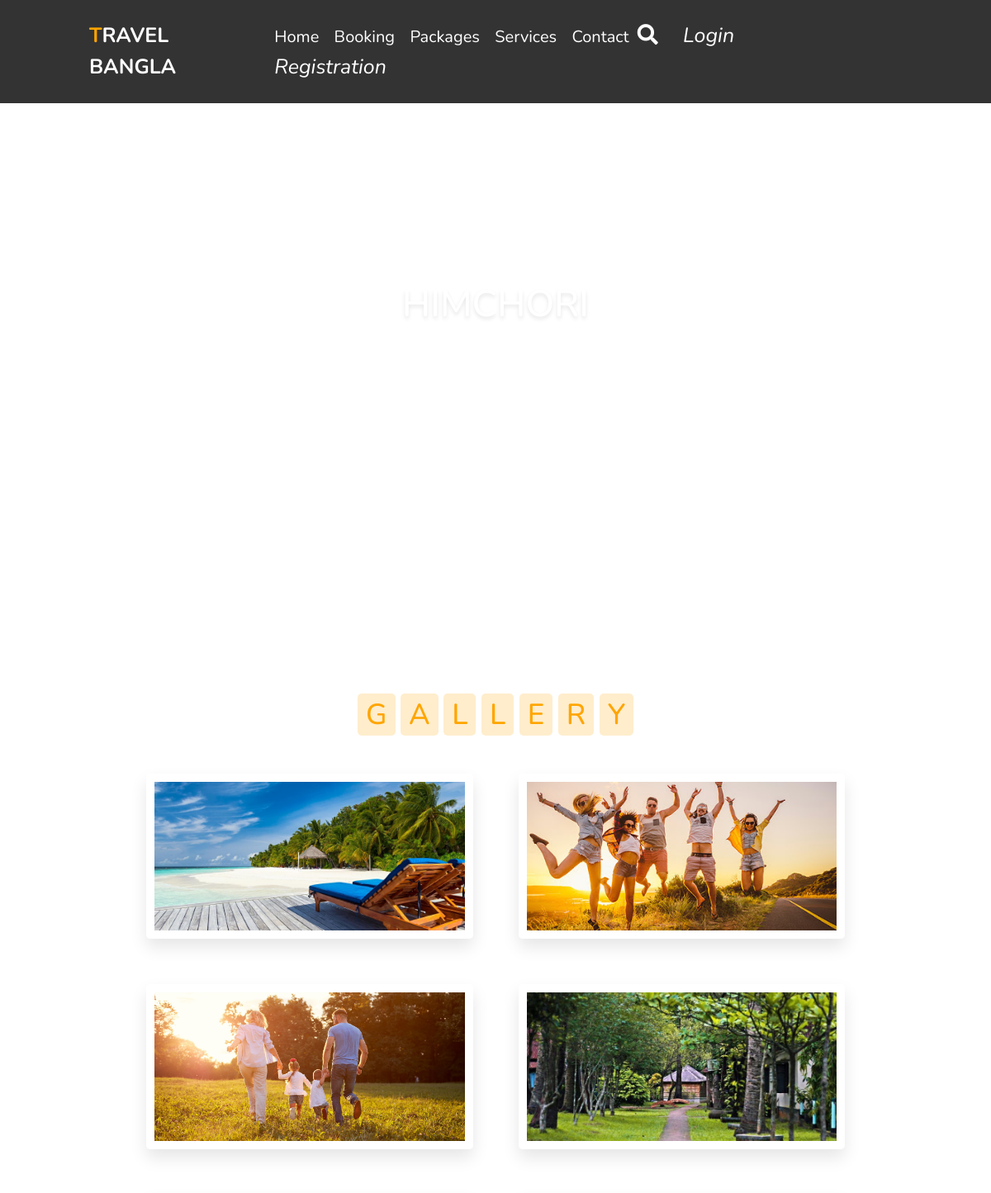
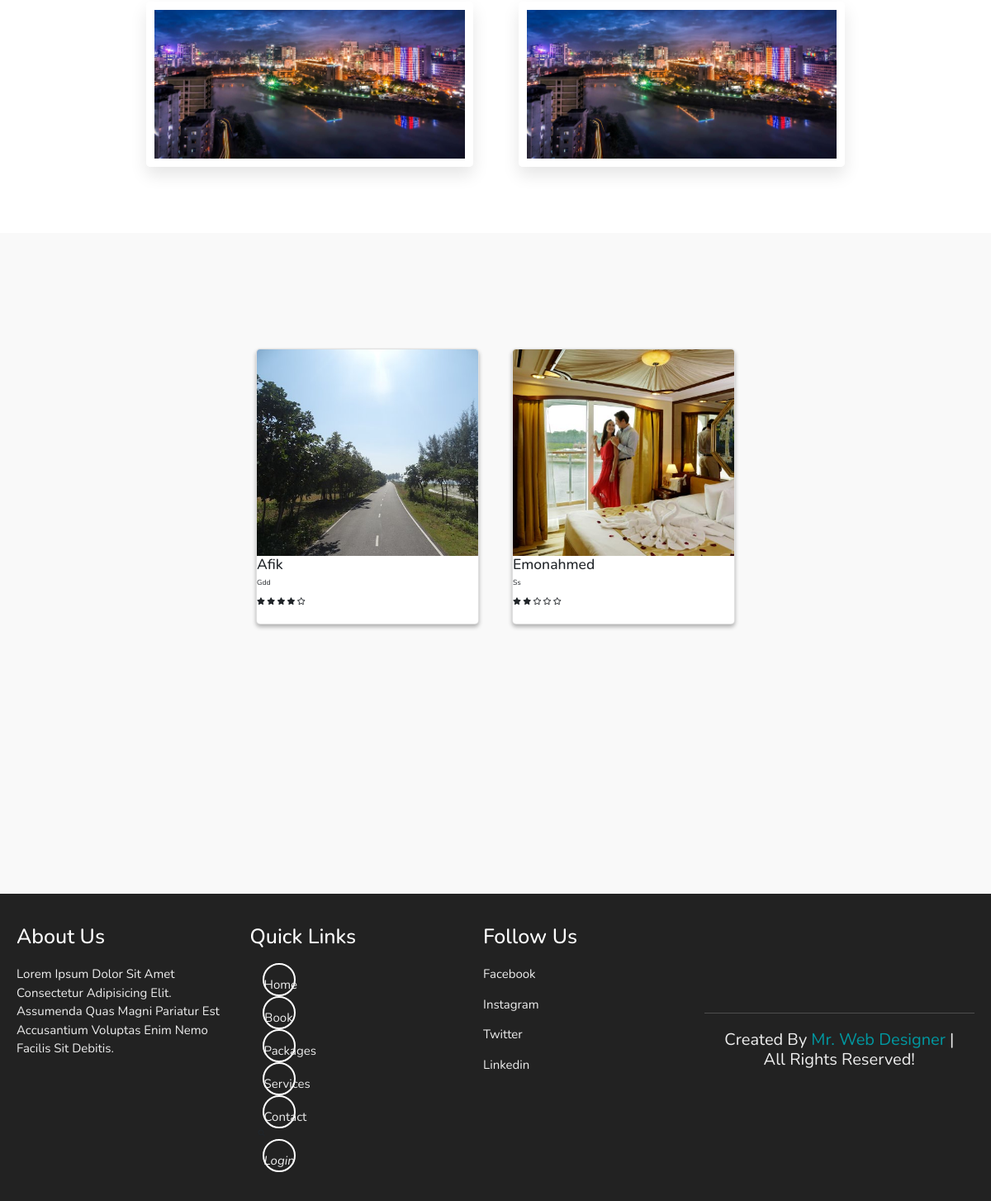
Page /place_details/2/ on the committed database (2 pictures, top to bottom).
### home/models.py (models this page shows, shortened)
class District_details_video(models.Model):
    name = models.ForeignKey(District_specific_place, on_delete=models.CASCADE)
    video = models.FileField(upload_to = "video")
    description_video = models.TextField(max_length=200)

class District_details_gallary(models.Model):
    name = models.ForeignKey(District_specific_place, on_delete=models.CASCADE)
    image1 = models.ImageField(upload_to = "gallery", null=True, blank=True)
    image2 = models.ImageField(upload_to = "gallery", null=True, blank=True)
    image3 = models.ImageField(upload_to = "gallery", null=True, blank=True)
    image4 = models.ImageField(upload_to = "gallery", null=True, blank=True)
    image5 = models.ImageField(upload_to = "gallery", null=True, blank=True)
    image6 = models.ImageField(upload_to = "gallery", null=True, blank=True)
    description = models.TextField(max_length=200)

class Review(models.Model):
    district_place = models.ForeignKey(District_specific_place, on_delete=models.CASCADE)
    name = models.ForeignKey(User, on_delete=models.CASCADE)
    user_profile = models.ForeignKey(UserInfo, on_delete=models.CASCADE)
    description = models.TextField(max_length=500 , null=True)
    rating_place = models.IntegerField(null=True)

class UserInfo(models.Model):
    user = models.OneToOneField(User, on_delete=models.CASCADE)
    profile_pic = models.ImageField(default='default.jpg',upload_to='profile_pics', blank=True)
    full_name = models.CharField(max_length=100, blank=True)
    Email = models.EmailField(max_length=100, blank=True)
    dob = models.DateField(blank=True, null=True)
    address = models.CharField(max_length=250,blank=True, null=True)
    country =  models.CharField(max_length=250,blank=True, null=True)
    city =  models.CharField(max_length=100,blank=True)
    Phone_Number = models.IntegerField(blank=True)

### home/views.py (the view, shortened to what this page needs)
# urls.py: path('place_details/<pk>/',views.place_details,name='place_details'),
def place_details(request,pk):
    videos = District_details_video.objects.get(name=pk)
    gallary_photo = District_details_gallary.objects.filter(name = pk)
    rating = Review.objects.filter(district_place=pk)
    user_submitted = False
    exists_data = None
    if request.user.is_authenticated:
        if rating.filter(name = request.user).exists():
            user_submitted = True
            exists_data = rating.filter(name=request.user).first()
    context = {
        'videos':videos,
        'gallary_photo':gallary_photo,
        'rating':rating,
        'user_submitted':user_submitted,
        'exists_data':exists_data
    }
    return render(request,'district_place_details.html',context)

### home/models.py (called while the page is built)
    def __str__(self):
        return str(self.District_place_name)

### home/templates/district_place_details.html (shortened to what this page needs)
{% extends "base.html" %}
{% load static %}
{% load mathfilters %}
{% block content %}
<link rel="stylesheet" type="text/css" href="{% static 'css/packages.css' %}">
<section class="home" id="home">
    <div class="content">
        <h3>{{videos.name}}</h3>
        <p>{{videos.description_video}}</p>
    </div>
    <div class="video-container">
        <video src="{{videos.video.url}}" id="video-slider" loop autoplay muted></video>
    </div>
</section>
<section class="gallery" id="gallery">
    <h1 class="heading">
        <span>g</span>
        <span>a</span>
        <span>l</span>
        <span>l</span>
        <span>e</span>
        <span>r</span>
        <span>y</span>
    </h1>
    <div class="box-container">
        {% for photo in gallary_photo %}
        <div class="box">
            <img src="{{photo.image1.url}}" alt="">
            <div class="content">
            </div>
        </div>
        <div class="box">
            <img src="{{photo.image2.url}}" alt="">
            <div class="content">
            </div>
        </div>
        <div class="box">
            <img src="{{photo.image3.url}}" alt="">
            <div class="content">
            </div>
        </div>
        <div class="box">
            <img src="{{photo.image4.url}}" alt="">
            <div class="content">
            </div>
        </div>
        <div class="box">
            <img src="{{photo.image5.url}}" alt="">
            <div class="content">
            </div>
        </div>
        <div class="box">
            <img src="{{photo.image6.url}}" alt="">
            <div class="content">
            </div>
        </div>
        {% endfor %}
    </div>
</section>
<section class="contact" id="contact" >
</section>
<section class="feature" id="feature" style="padding: 10%;">
<div class="card-container">
    {% for review in rating %}
    <div class="card">
        <img src="{{ review.user_profile.profile_pic.url }}" alt="">
        <h3>{{review.name}}</h3>
        <p>{{review.description}}</p>
        <div class="stars">
            {% with ''|center:review.rating_place as emon %}
                {% for _ in emon %}
                    <i class="fas fa-star"></i>
                {% endfor %}
            {% endwith %}
            {% with rest=5|sub:review.rating_place %}
                {% with ''|center:rest as range %}
                    {% for _ in range %}
                        <i class="far fa-star"></i>
                    {% endfor %}
                {% endwith %}
            {% endwith %}
        </div>
        <div class="content">
        </div>
    </div>
    {% endfor %}
</div>
</section>
{% endblock content %}

### home/templates/base.html (shortened to what this page needs)
{% load static %}
<!DOCTYPE html>
<html lang="en">
<head>
    <link rel="stylesheet" href="https://stackpath.bootstrapcdn.com/bootstrap/4.3.1/css/bootstrap.min.css">
    <link href="https://cdnjs.cloudflare.com/ajax/libs/font-awesome/5.10.2/css/all.css" rel="stylesheet">
    <link rel="stylesheet" href="https://unpkg.com/swiper/swiper-bundle.min.css" />
    <link rel="stylesheet" href="https://cdnjs.cloudflare.com/ajax/libs/font-awesome/5.15.3/css/all.min.css">
    <link rel="stylesheet" href="https://cdnjs.cloudflare.com/ajax/libs/font-awesome/5.15.3/css/all.min.css">
    <link rel="stylesheet" type="text/css" href="{% static 'css/style.css' %}">
</head>
<body>
<header>
    <a href="{% url 'home' %}" class="logo"><span>T</span>ravel Bangla</a>
    <nav class="navbar">
        {% if user.is_authenticated %}
        <a href="{% url 'home' %}">home</a>
        <a href="{% url 'packages'  %}">packages</a>
        <a href="#services">services</a>
        <a href="{% url 'booking'  %}">booking</a>
        <a href="{% url 'contact'  %}">contact</a>
        <a class="fa fa-user" href="{% url 'profile' %}"> Dashboard</a>
    </nav>
    <div class="icons">
        <i class="fas fa-search" id="search-btn"></i>
        <a href="{% url 'logout' %}"><i> Logout</i></a>
    </div>
    {% else %}
    <div class="icons">
        <a href="{% url 'home' %}">home</a>
        <a href="{% url 'booking'  %}">booking</a>
        <a href="{% url 'packages'%}">packages</a>
         <a href="#services">services</a>
        <a href="{% url 'contact'  %}">contact</a>
        <i class="fas fa-search" id="search-btn"></i>
        <a href="{% url 'login' %}"><i> Login </i></a>
    </div>
    <div class="icons">
        <a href="{% url 'register' %}"><i> Registration</i></a>
    </div>
    {% endif %}
    <form action="" class="search-bar-container">
        <input type="search" id="search-bar" placeholder="search here...">
    </form>
</header>
       {% block content %}
		{% endblock %}
<section class="footer">
    <div class="box-container">
        <div class="box">
            <h3>about us</h3>
            <p>Lorem ipsum dolor sit amet consectetur adipisicing elit. Assumenda quas magni pariatur est accusantium voluptas enim nemo facilis sit debitis.</p>
        </div>
        <div class="box">
            <h3>quick links</h3>
            <nav class="navbar">
                {% if user.is_authenticated %}
                <a href="{% url 'home' %}">home</a>
                <a href="{% url 'packages' %}">packages</a>
                <a href="#services">services</a>
                <a href="{% url 'booking'  %}">book</a>
                <a href="{% url 'contact'  %}">contact</a>
            </nav>
            {% else %}
    <div class="icons">
        <a href="{% url 'home' %}">home</a>
        <a href="{% url 'booking'  %}">book</a>
        <a href="#packages">packages</a>
        <a href="#services">services</a>
        <a href="{% url 'contact'  %}">contact</a>
        <i class="fas fa-search" id="search-btn"></i>
        <a href="{% url 'login' %}"><i> Login </i></a>
    </div>
    {% endif %}
        </div>
        <div class="box">
            <h3>follow us</h3>
            <a href="{{footer.facebook}}">facebook</a>
            <a href="{{footer.Instagram}}">instagram</a>
            <a href="{{footer.Twitter}}">twitter</a>
            <a href="{{footer.Linkedin}}">linkedin</a>
        </div>
    </div>
    <h1 class="credit"> created by <span> mr. web designer </span> | all rights reserved! </h1>
</section>
</body>
</html>

### home/static/css/style.css (style rules this page uses)
:root { --orange:#ffa500; }
* { font-family: 'Nunito', sans-serif; margin:0; padding:0; box-sizing: border-box; text-transform: capitalize; outline: none; border:none; text-decoration: none; transition: all .2s linear; }
html { font-size: 62.5%; overflow-x: hidden; scroll-padding-top: 6rem; scroll-behavior: smooth; }
section { padding:2rem 9%; }
.heading { text-align: center; padding:2.5rem 0 }
.heading span { font-size: 3.5rem; background:rgba(255, 165, 0,.2); color:var(--orange); border-radius: .5rem; padding:.2rem 1rem; }
header { position: fixed; top:0; left: 0; right:0; background:#333; z-index: 1000; display: flex; align-items: center; justify-content: space-between; padding:2rem 9%; overflow: hidden; }
header .logo { font-size: 2.5rem; font-weight: bolder; color:#fff; text-transform: uppercase; }
header .logo span { color:var(--orange); }
header .navbar a { color:#fff; font-size: 2rem; margin:0 .8rem; overflow: hidden; }
header .icons i { font-size: 2.5rem; color:#fff; cursor: pointer; margin-right: 2rem; }
header .search-bar-container { position: absolute; top:100%; left: 0; right:0; padding:1.5rem 2rem; background:#333; border-top: .1rem solid rgba(255,255,255,.2); display: flex; align-items: center; z-index: 1001; clip-path: polygon(0 0, 100% 0, 100% 0, 0 0); overflow: hidden; }
header .search-bar-container #search-bar { width:100%; padding:1rem; text-transform: none; color:#333; font-size: 1.7rem; border-radius: .5rem; }
.home { min-height: 100vh; display: flex; align-items: center; justify-content: center; flex-flow: column; position: relative; z-index: 0; }
.home .content { text-align: center; }
.home .content h3 { font-size: 4.5rem; color:#fff; text-transform: uppercase; text-shadow: 0 .3rem .5rem rgba(0,0,0,.1); }
.home .content p { font-size: 2.5rem; color:#fff; padding:.5rem 0; }
.home .video-container video { position: absolute; top:0; left: 0; z-index: -1; height: 100%; width:100%; object-fit: cover; }
.gallery .box-container { display: flex; flex-wrap: wrap; gap:1.5rem; }
.gallery .box-container .box { overflow: hidden; box-shadow: 0 1rem 2rem rgba(0,0,0,.1); border:1rem solid #fff; border-radius: .5rem; flex:1 1 30rem; height: 25rem; position: relative; }
.gallery .box-container .box img { height: 100%; width:100%; object-fit: cover; }
.gallery .box-container .box .content { position: absolute; top:-100%; left:0; height: 100%; width:100%; text-align: center; background:rgba(0,0,0,.7); padding:2rem; padding-top: 5rem; }
.footer { background:#333; }
.footer .box-container { display: flex; flex-wrap: wrap; gap:1.5rem; }
.footer .box-container .box { padding:1rem 0; flex:1 1 25rem; }
.footer .box-container .box h3 { font-size: 2.5rem; padding:.7rem 0; color:#fff; }
.footer .box-container .box p { font-size: 1.5rem; padding:.7rem 0; color:#eee; }
.footer .box-container .box a { display: block; font-size: 1.5rem; padding:.7rem 0; color:#eee; }
.footer .credit { text-align: center; padding:2rem 1rem; margin-top: 1rem; font-size: 2rem; font-weight: normal; color:#fff; border-top: .1rem solid rgba(255,255,255,.2); }
.footer .credit span { color:var(--orange); }
@media (max-width:1200px) { html { font-size: 55%; } }

### rows in the picture
District_details_gallary: image1 (picture), image2 (picture), image3 (picture), image4 (picture), image5 (picture), image6 (picture)
Review: user_profile.profile_pic (picture), name "Afik", description "Gdd", rating_place 4 (drawn)
Review: user_profile.profile_pic (picture), name "Emonahmed", description "Ss", rating_place 2 (drawn)
